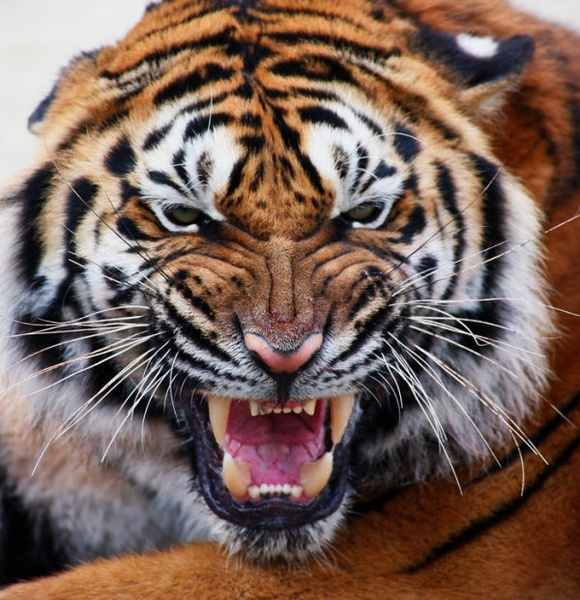
#> input picture 04. Working with Images and Text/data/tiger.jpg, 580 x 600 px
$ jupyter execute --allow-errors lecture.ipynb   (shell and % lines are left out)
#> lines starting #> are read from the running program, lines starting #| are printed output that depends on the picture; after the words box and inside, x2 and y2 are one past the last pixel; in counts of white or black regions, pixels touching at a corner belong together
[cell 1]
import numpy as np
import pandas as pd
import matplotlib.pyplot as plt

from skimage.io import imread, imshow
from skimage.transform import resize
import cv2 # OpenCV
from PIL import Image

from scipy.ndimage import convolve
from collections import Counter
import re

from nltk.corpus import stopwords
from nltk.stem.porter import PorterStemmer

from sklearn.datasets import fetch_20newsgroups
from sklearn.feature_extraction.text import CountVectorizer

[cell 2]
tiger_image = imread("data/tiger.jpg")
#> tiger_image is the input picture: shape (600, 580, 3); mean R, G, B 120.5, 97.3, 87.5

[cell 3]
tiger_image.shape
#> Out = (600, 580, 3)

[cell 4]
tiger_image.dtype

[cell 5]
tiger_image[20, 100]
#> Out = [235, 235, 233]

[cell 6]
r, g, b = tiger_image[:, :, 0], tiger_image[:, :, 1], tiger_image[:, :, 2]
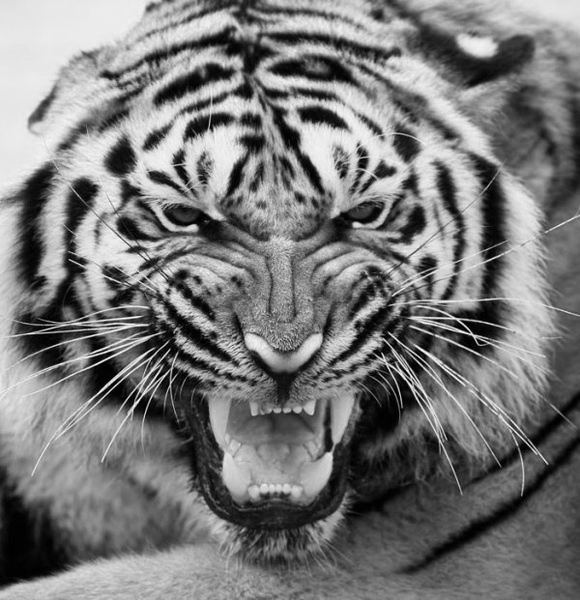
#> r: shape (600, 580); min 0, max 255, mean 120.5
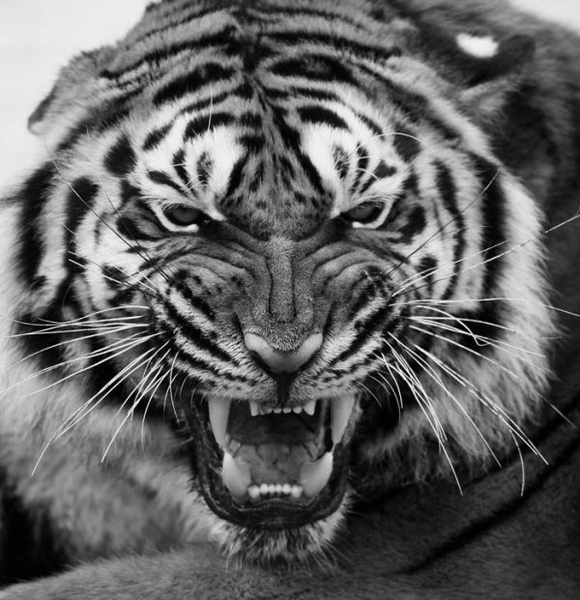
#> g: shape (600, 580); min 0, max 255, mean 97.3
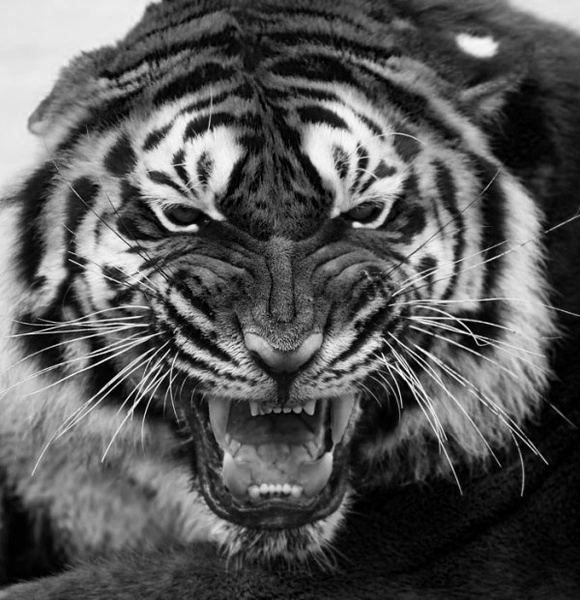
#> b: shape (600, 580); min 0, max 255, mean 87.5

[cell 7]
r.shape
#> Out = (600, 580)

[cell 8]
plt.imshow(tiger_image)
plt.show()

[cell 9]
plt.imshow(r, cmap='gray')
plt.colorbar()
plt.show()

[cell 10]
plt.hist(r.ravel(), bins=256, color="r", alpha=0.7, density=True)
plt.hist(g.ravel(), bins=256, color="g", alpha=0.7, density=True)
plt.hist(b.ravel(), bins=256, color="b", alpha=0.7, density=True)

plt.xlim(0, 255)
plt.xlabels="Counts"
plt.ylabel='Num pixels'

plt.show()
#> figure, not shown here; tallest bar 0.0086 high, from x = 231.1 to 232.1; tallest bar 0.00773 high, from x = 27.89 to 28.89; tallest bar 0.0106 high, from x = 8.96 to 9.96

[cell 11]
tiger_grayscale = 0.299 * r + 0.587 * g + 0.114 * b

[cell 12]
plt.imshow(tiger_grayscale)
plt.show()

[cell 13]
plt.imshow(tiger_image[::2, ::2, :], cmap="gray")
plt.show
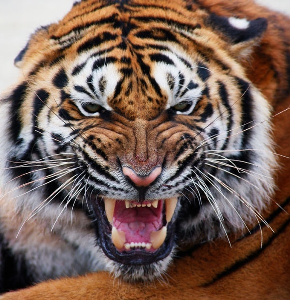
#> shown: shape (300, 290, 3); mean R, G, B 120.7, 97.4, 87.7

[cell 14]
np.product(tiger_image[::2, ::2, :].shape)
#> Out = 261000

[cell 15]
np.product(tiger_image.shape)
#> Out = 1044000

[cell 16]
tiger_sample = tiger_grayscale[100:110, 100:110].astype(int)

[cell 17]
tiger_sample

[cell 18]
plt.imshow(tiger_sample, cmap="gray")
plt.show()

[cell 19]
copy_filter = ([
    [0, 1, 0],
    [0, -1, 0],
    [0, 1, 0]
])

[cell 20]
result = convolve(tiger_sample, copy_filter)

[cell 21]
plt.imshow(result, cmap="gray")
plt.show()

[cell 22]
# conv_filter = np.ones([11, 11]) / 121
conv_filter = np.array([
    [1, 0, -1],
    [2, 0, -2],
    [1, 0, -1]
])
plt.imshow(tiger_grayscale, cmap="gray")
plt.show()
result = convolve(tiger_grayscale, conv_filter)
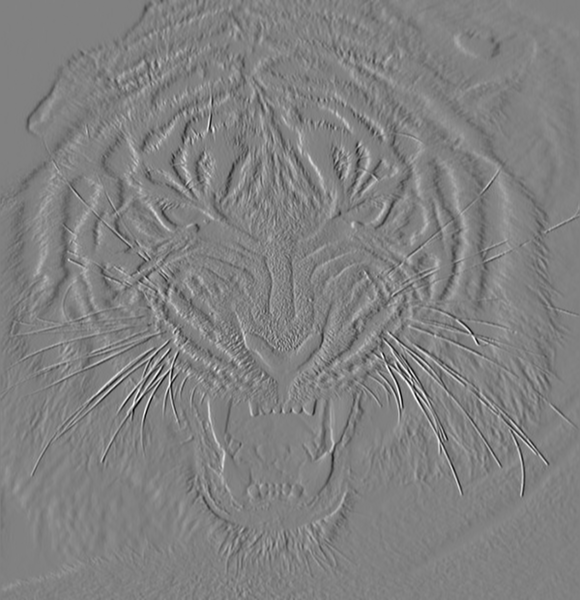
#> result: shape (600, 580) float64; min -816.8, max 794.7, mean -1.6; drawn with min black and max white
plt.imshow(result, cmap="gray", vmin = -20, vmax = 20)
plt.show()

[cell 23]
result.min()
#> Out = -816.8

[cell 24]
result.max()
#> Out = 794.7

[cell 25]
treshholded = tiger_grayscale.copy()

[cell 26]
treshholded[treshholded < 100] = 0
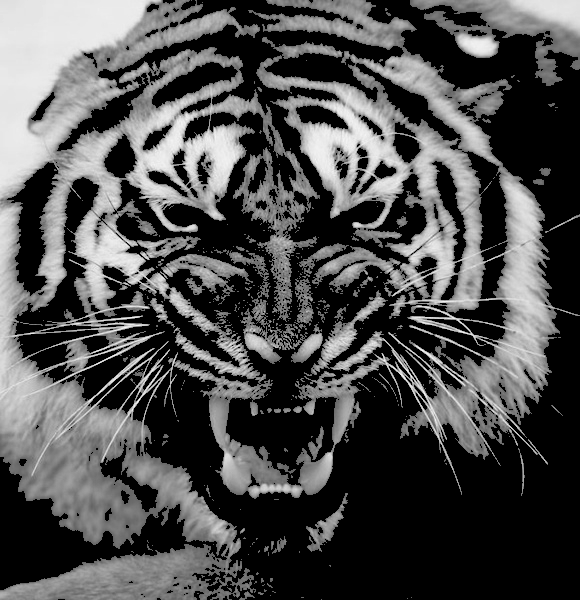
#> treshholded: shape (600, 580) float64; min 0, max 254.4, mean 77.4
treshholded[treshholded >= 100] = 255
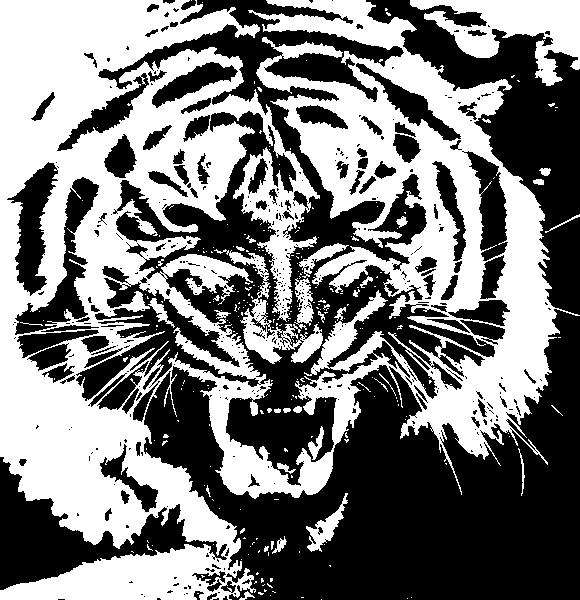
#> treshholded: shape (600, 580) float64; 48.3% white; 281 white regions (246 under 20 px), largest, box (x1, y1, x2, y2) and area: (0, 0, 580, 600) 154619, (410, 0, 580, 86) 6668, (214, 249, 323, 364) 2645

[cell 27]
plt.imshow(treshholded, cmap = "gray")
plt.show()

[cell 28]
plt.imshow(result - tiger_grayscale, cmap = "gray")
plt.show()
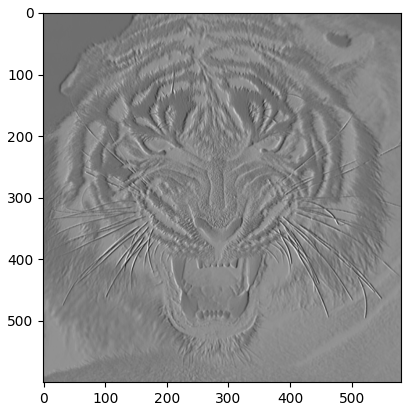
#> figure drawn by matplotlib, 1 panel

[cell 29]
tiger_z = (tiger_grayscale - tiger_grayscale.mean()) / tiger_grayscale.std(ddof = 1)

[cell 30]
tiger_z.mean(), tiger_z.std(ddof = 1)
#> Out = (1.9e-16, 1)

[cell 31]
plt.imshow(tiger_z, cmap = "gray")
plt.show()

[cell 32]
plt.imshow(resize(tiger_grayscale, (150, 300)), cmap="gray")
plt.show()
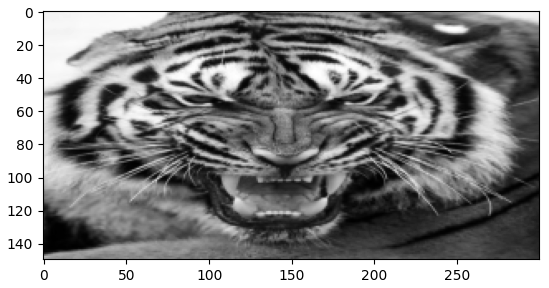
#> figure drawn by matplotlib, 1 panel

[cell 33]
with open("data/alice.txt", "r") as f:
#> (reads 04. Working with Images and Text/data/alice.txt from the repository)
    text = f.read()

[cell 34]
print(text)

[cell 35]
character_counter = Counter(text)

[cell 36]
characters = character_counter.most_common(20)

[cell 37]
[ch[1] for ch in characters]

[cell 38]
plt.bar([ch[0] for ch in characters], [ch[1] for ch in characters])
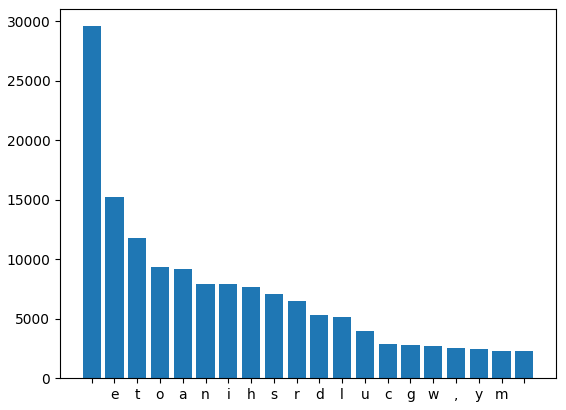
#> figure drawn by matplotlib, 1 panel; tallest bar 29580 high, from x = -0.4 to 0.4
